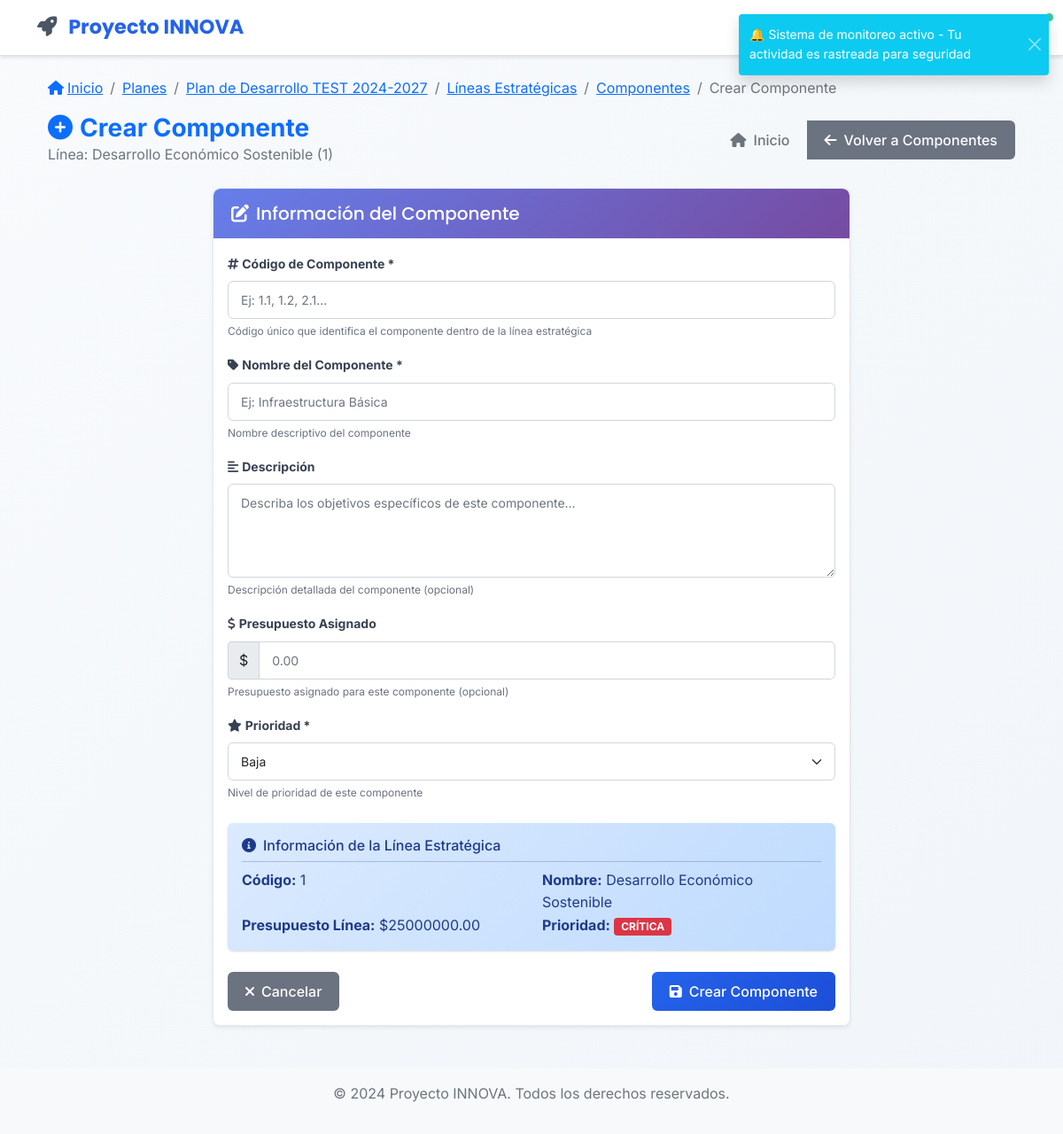
The page /planes/lineas/1/componentes/crear (signed in) on the database as committed earlier.
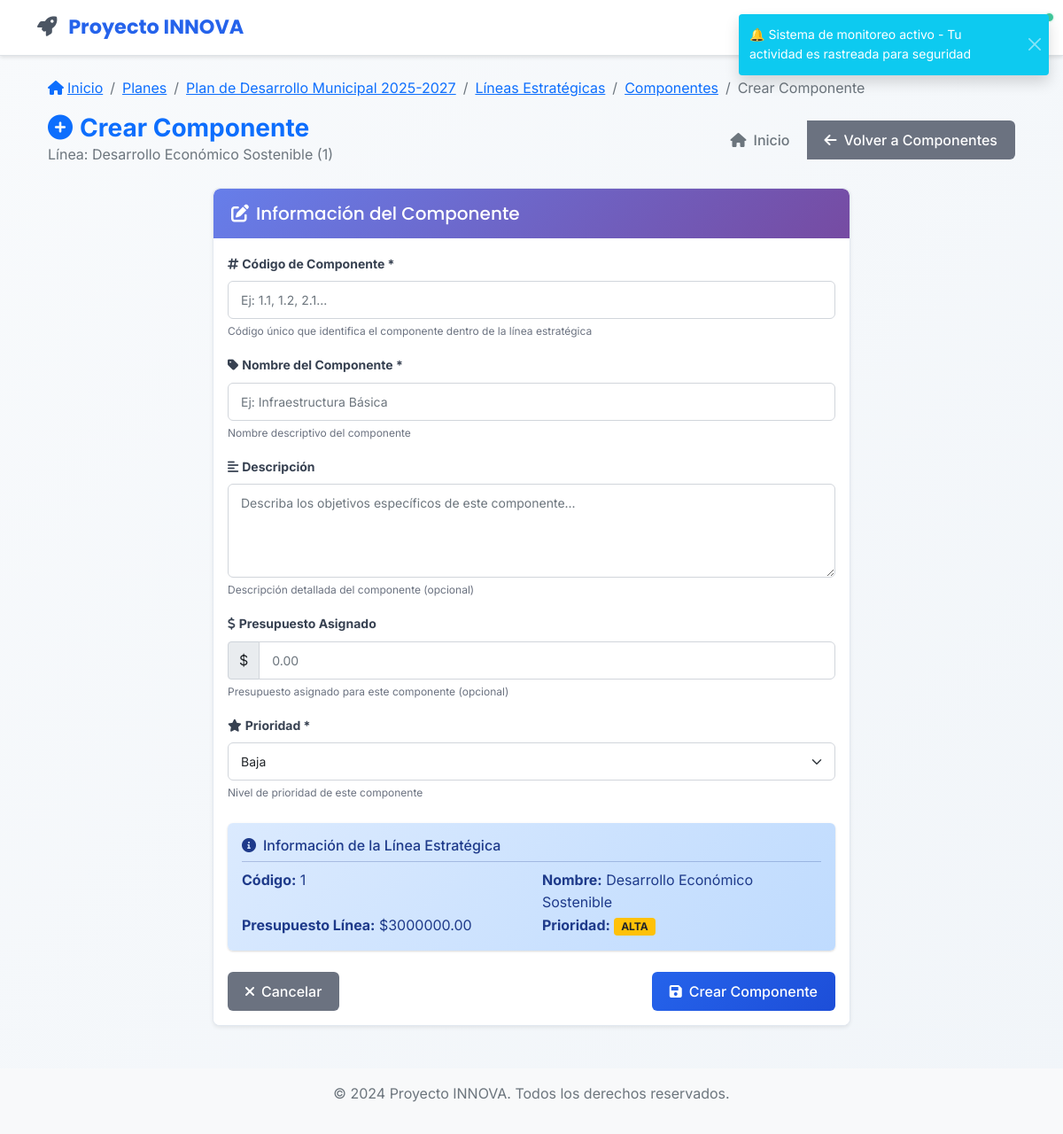
The same page on the database as committed later.
### app/models/plan_desarrollo.py (models this page shows, shortened)
class PlanDesarrollo(db.Model):
    __tablename__ = 'planes_desarrollo'
    id = db.Column(db.Integer, primary_key=True)
    titulo = db.Column(db.String(200), nullable=False)
    descripcion = db.Column(db.Text)
    anio_inicio = db.Column(db.Integer, nullable=False)
    anio_fin = db.Column(db.Integer, nullable=False)
    estado = db.Column(db.String(20), default='borrador')  # borrador, activo, finalizado, cancelado
    municipio_id = db.Column(db.Integer, db.ForeignKey('users.id'), nullable=False)
    municipio = db.relationship('User', backref=db.backref('planes_desarrollo', lazy=True))
    created_at = db.Column(db.DateTime, default=datetime.utcnow)
    updated_at = db.Column(db.DateTime, default=datetime.utcnow, onupdate=datetime.utcnow)
    presupuesto_total = db.Column(db.Float, default=0.0)
    prioridad = db.Column(db.String(20), default='media')  # baja, media, alta, critica

### app/models/linea_estrategica.py (models this page shows, shortened)
class LineaEstrategica(db.Model):
    __tablename__ = 'lineas_estrategicas'
    __table_args__ = (
        db.UniqueConstraint('plan_id', 'cod_linea', name='unique_plan_cod_linea'),
    )
    id = db.Column(db.Integer, primary_key=True)
    cod_linea = db.Column(db.Integer, nullable=False)
    nombre = db.Column(db.String(200), nullable=False)
    descripcion = db.Column(db.Text)
    plan_id = db.Column(db.Integer, db.ForeignKey('planes_desarrollo.id'), nullable=False)
    plan = db.relationship('PlanDesarrollo', backref=db.backref('lineas_estrategicas', lazy=True, cascade='all, delete-orphan'))
    estado = db.Column(db.String(20), default='activo')  # activo, inactivo
    created_at = db.Column(db.DateTime, default=datetime.utcnow)
    updated_at = db.Column(db.DateTime, default=datetime.utcnow, onupdate=datetime.utcnow)
    prioridad = db.Column(db.String(20), default='media')  # baja, media, alta, critica
    presupuesto_asignado = db.Column(db.Float, default=0.0)

### app/views/planes.py (the view, shortened to what this page needs)
@planes_bp.route('/lineas/<int:linea_id>/componentes/crear', methods=['GET', 'POST'])
@login_required
def crear_componente(linea_id):
    linea = LineaEstrategica.query.join(PlanDesarrollo).filter(
        LineaEstrategica.id == linea_id,
        build_plan_filter(current_user)
    ).first_or_404()
    form = ComponenteForm()
    return render_template('planes/crear_componente.html', title='Crear Componente', form=form, linea=linea)

### app/models/user.py (called while the page is built)
    def is_admin(self):
        if self.active_roles:
            admin_names = ['admin', 'administrador']
            return any(ur.role.name.lower() in admin_names for ur in self.active_roles)
        return self.legacy_role == 'admin'

### app/views/planes.py (called while the page is built)
def build_plan_filter(current_user):
    puede_ver_global = current_user.is_admin() or current_user.is_editor()
    if puede_ver_global:
        return PlanDesarrollo.municipio_id != None  # Siempre verdadero
    else:
        return PlanDesarrollo.municipio_id == current_user.id

### app/templates/planes/crear_componente.html (shortened to what the changed rows need)
{% extends "base.html" %}
{% block content %}
<div class="container-fluid mt-4">
    <div class="row mb-4">
        <div class="col-12">
            <nav aria-label="breadcrumb" class="mb-3">
                <ol class="breadcrumb">
                    <li class="breadcrumb-item">
                        <a href="{{ url_for('planes.ver', plan_id=linea.plan_id) }}">{{ linea.plan.titulo }}</a>
                    </li>
                </ol>
            </nav>
            <div class="d-flex justify-content-between align-items-center">
                <div>
                    <h1 class="h3 mb-0 text-primary fw-bold">
                        <i class="fas fa-plus-circle me-2"></i>Crear Componente
                    </h1>
                    <p class="text-muted mb-0">Línea: {{ linea.nombre }} ({{ linea.cod_linea }})</p>
                </div>
            </div>
        </div>
    </div>
    <div class="row">
        <div class="col-lg-8 mx-auto">
            <div class="card shadow-sm">
                <div class="card-body">
                    <form method="POST">
                        <div class="alert alert-info border-0">
                            <div class="row">
                                <div class="col-md-6">
                                    <strong>Código:</strong> {{ linea.cod_linea }}
                                </div>
                                <div class="col-md-6">
                                    <strong>Nombre:</strong> {{ linea.nombre }}
                                </div>
                                <div class="col-md-6">
                                    <strong>Presupuesto Línea:</strong> ${{ "%.2f"|format(linea.presupuesto_asignado) }}
                                </div>
                                <div class="col-md-6">
                                    <strong>Prioridad:</strong>
                                    {% if linea.prioridad == 'critica' %}
                                        <span class="badge bg-danger">CRÍTICA</span>
                                    {% elif linea.prioridad == 'alta' %}
                                        <span class="badge bg-warning text-dark">ALTA</span>
                                    {% elif linea.prioridad == 'media' %}
                                        <span class="badge bg-info">MEDIA</span>
                                    {% else %}
                                        <span class="badge bg-secondary">BAJA</span>
                                    {% endif %}
                                </div>
                            </div>
                        </div>
                    </form>
                </div>
            </div>
        </div>
    </div>
</div>
{% endblock %}

Rows that differ between the two databases and show on the page:
changed PlanDesarrollo: plan.titulo "Plan de Desarrollo TEST 2024-2027" → "Plan de Desarrollo Municipal 2025-2027"
changed LineaEstrategica "Desarrollo Económico Sostenible": presupuesto_asignado "25000000.00" → "3000000.00"; prioridad "critica" → "alta" (drawn)
Other text that changed with them:
text no longer shown: "CRÍTICA"
text now shown: "ALTA"
